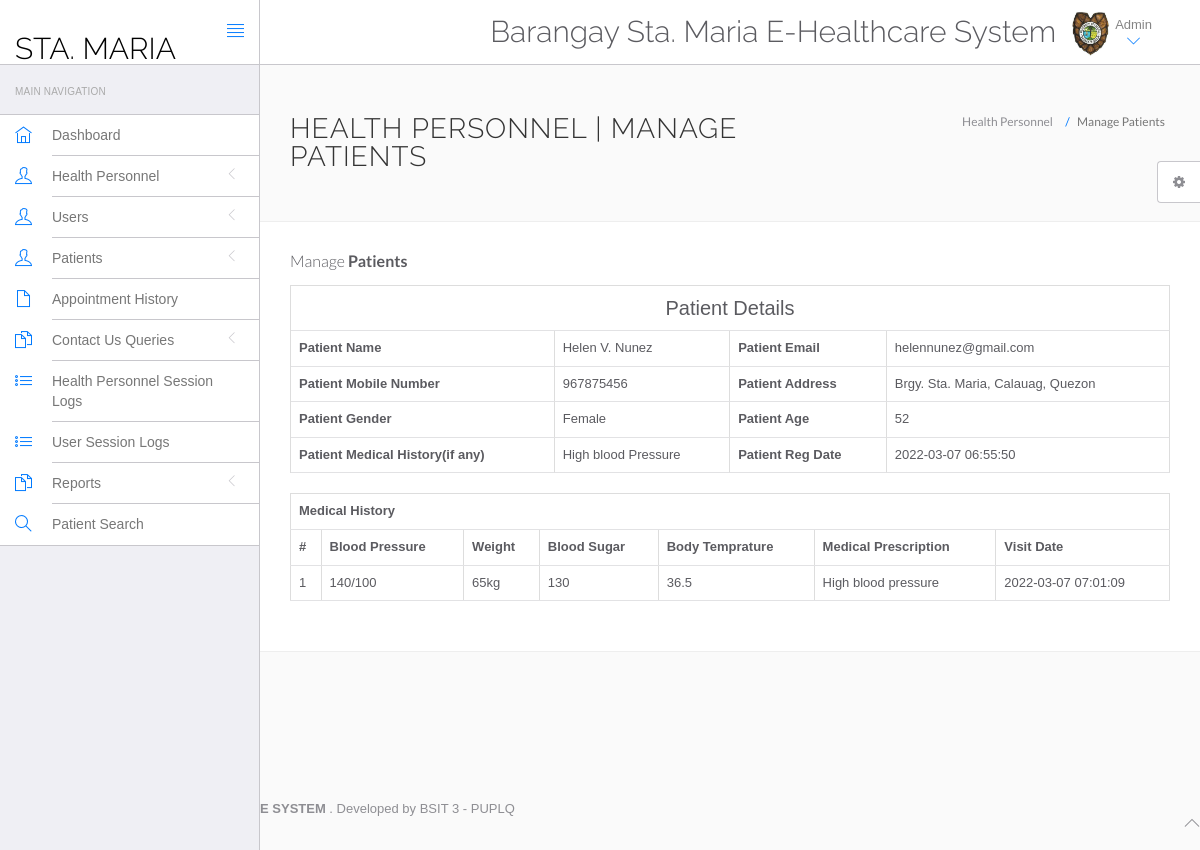
Screenshot of /hospital/hms/admin/view-patient.php?viewid=7 (signed in) with the database file from the repository.
### tables this page shows
CREATE TABLE `tblpatient` (
  `ID` int(10) NOT NULL,
  `Docid` int(10) DEFAULT NULL,
  `PatientName` varchar(200) DEFAULT NULL,
  `PatientContno` bigint(10) DEFAULT NULL,
  `PatientEmail` varchar(200) DEFAULT NULL,
  `PatientGender` varchar(50) DEFAULT NULL,
  `PatientAdd` mediumtext DEFAULT NULL,
  `PatientAge` int(10) DEFAULT NULL,
  `PatientMedhis` mediumtext DEFAULT NULL,
  `CreationDate` timestamp NULL DEFAULT current_timestamp(),
  `UpdationDate` timestamp NULL DEFAULT NULL ON UPDATE current_timestamp()
);

CREATE TABLE `tblmedicalhistory` (
  `ID` int(10) NOT NULL,
  `PatientID` int(10) DEFAULT NULL,
  `BloodPressure` varchar(200) DEFAULT NULL,
  `BloodSugar` varchar(200) NOT NULL,
  `Weight` varchar(100) DEFAULT NULL,
  `Temperature` varchar(200) DEFAULT NULL,
  `MedicalPres` mediumtext DEFAULT NULL,
  `CreationDate` timestamp NOT NULL DEFAULT current_timestamp() ON UPDATE current_timestamp()
);

### hospital/hms/admin/view-patient.php (the view, shortened to what this page needs)
<?php
include('include/config.php');
?>
<!DOCTYPE html>
<html lang="en">
	<head>
		<link rel="stylesheet" href="vendor/bootstrap/css/bootstrap.min.css">
		<link rel="stylesheet" href="vendor/fontawesome/css/font-awesome.min.css">
		<link rel="stylesheet" href="vendor/themify-icons/themify-icons.min.css">
		<link href="vendor/animate.css/animate.min.css" rel="stylesheet" media="screen">
		<link href="vendor/perfect-scrollbar/perfect-scrollbar.min.css" rel="stylesheet" media="screen">
		<link href="vendor/switchery/switchery.min.css" rel="stylesheet" media="screen">
		<link href="vendor/bootstrap-touchspin/jquery.bootstrap-touchspin.min.css" rel="stylesheet" media="screen">
		<link href="vendor/select2/select2.min.css" rel="stylesheet" media="screen">
		<link href="vendor/bootstrap-datepicker/bootstrap-datepicker3.standalone.min.css" rel="stylesheet" media="screen">
		<link href="vendor/bootstrap-timepicker/bootstrap-timepicker.min.css" rel="stylesheet" media="screen">
		<link rel="stylesheet" href="assets/css/styles.css">
		<link rel="stylesheet" href="assets/css/plugins.css">
		<link rel="stylesheet" href="assets/css/themes/theme-1.css" id="skin_color" />
	</head>
	<body>
		<div id="app">
<?php include('include/sidebar.php');?>
<div class="app-content">
<?php include('include/header.php');?>
<div class="main-content" >
<div class="wrap-content container" id="container">
<section id="page-title">
<div class="row">
<div class="col-sm-8">
<h1 class="mainTitle">Health Personnel | Manage Patients</h1>
</div>
<ol class="breadcrumb">
<li>
<span>Health Personnel</span>
</li>
<li class="active">
<span>Manage Patients</span>
</li>
</ol>
</div>
</section>
<div class="container-fluid container-fullw bg-white">
<div class="row">
<div class="col-md-12">
<h5 class="over-title margin-bottom-15">Manage <span class="text-bold">Patients</span></h5>
<?php
                               $vid=$_GET['viewid'];
                               $ret=mysqli_query($con,"select * from tblpatient where ID='$vid'");
$cnt=1;
while ($row=mysqli_fetch_array($ret)) {
                               ?>
<table border="1" class="table table-bordered">
 <tr align="center">
<td colspan="4" style="font-size:20px;color:blue">
 Patient Details</td></tr>
    <tr>
    <th scope>Patient Name</th>
    <td><?php  echo $row['PatientName'];?></td>
    <th scope>Patient Email</th>
    <td><?php  echo $row['PatientEmail'];?></td>
  </tr>
  <tr>
    <th scope>Patient Mobile Number</th>
    <td><?php  echo $row['PatientContno'];?></td>
    <th>Patient Address</th>
    <td><?php  echo $row['PatientAdd'];?></td>
  </tr>
    <tr>
    <th>Patient Gender</th>
    <td><?php  echo $row['PatientGender'];?></td>
    <th>Patient Age</th>
    <td><?php  echo $row['PatientAge'];?></td>
  </tr>
  <tr>
    <th>Patient Medical History(if any)</th>
    <td><?php  echo $row['PatientMedhis'];?></td>
     <th>Patient Reg Date</th>
    <td><?php  echo $row['CreationDate'];?></td>
  </tr>
<?php }?>
</table>
<?php
$ret=mysqli_query($con,"select * from tblmedicalhistory  where PatientID='$vid'");
 ?>
<table id="datatable" class="table table-bordered dt-responsive nowrap" style="border-collapse: collapse; border-spacing: 0; width: 100%;">
  <tr align="center">
   <th colspan="8" >Medical History</th>
  </tr>
  <tr>
    <th>#</th>
<th>Blood Pressure</th>
<th>Weight</th>
<th>Blood Sugar</th>
<th>Body Temprature</th>
<th>Medical Prescription</th>
<th>Visit Date</th>
</tr>
<?php
while ($row=mysqli_fetch_array($ret)) {
  ?>
<tr>
  <td><?php echo $cnt;?></td>
 <td><?php  echo $row['BloodPressure'];?></td>
 <td><?php  echo $row['Weight'];?></td>
 <td><?php  echo $row['BloodSugar'];?></td>
  <td><?php  echo $row['Temperature'];?></td>
  <td><?php  echo $row['MedicalPres'];?></td>
  <td><?php  echo $row['CreationDate'];?></td>
</tr>
<?php $cnt=$cnt+1;} ?>
</table>
</div>
</div>
</div>
</div>
</div>
</div>
</div>
	<?php include('include/footer.php');?>
	<?php include('include/setting.php');?>
	</body>
</html>

### hospital/hms/admin/assets/css/themes/theme-1.css (style rules this page uses)
body { background: #FAFAFA; }

### rows the page displays
tblpatient: PatientName "Helen V. Nunez", PatientEmail "helennunez@gmail.com", PatientContno "967875456", PatientAdd "Brgy. Sta. Maria, Calauag, Quezon", PatientGender "Female", PatientAge "52", PatientMedhis "High blood Pressure", CreationDate "2022-03-07 06:55:50"
tblmedicalhistory: BloodPressure "140/100", Weight "65kg", BloodSugar "130", Temperature "36.5", MedicalPres "High blood pressure", CreationDate "2022-03-07 07:01:09"
